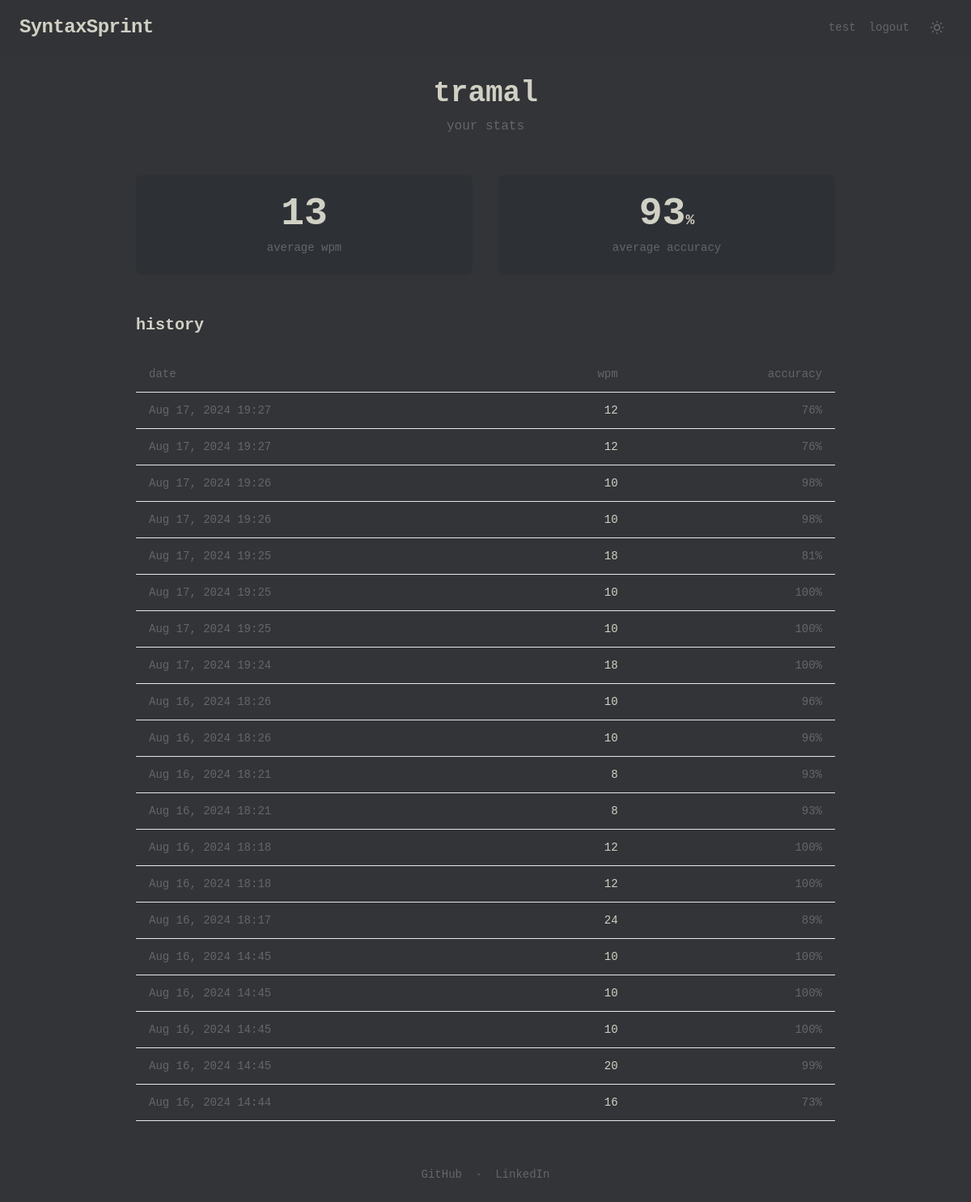
The page /profile (signed in) on the database as committed earlier.
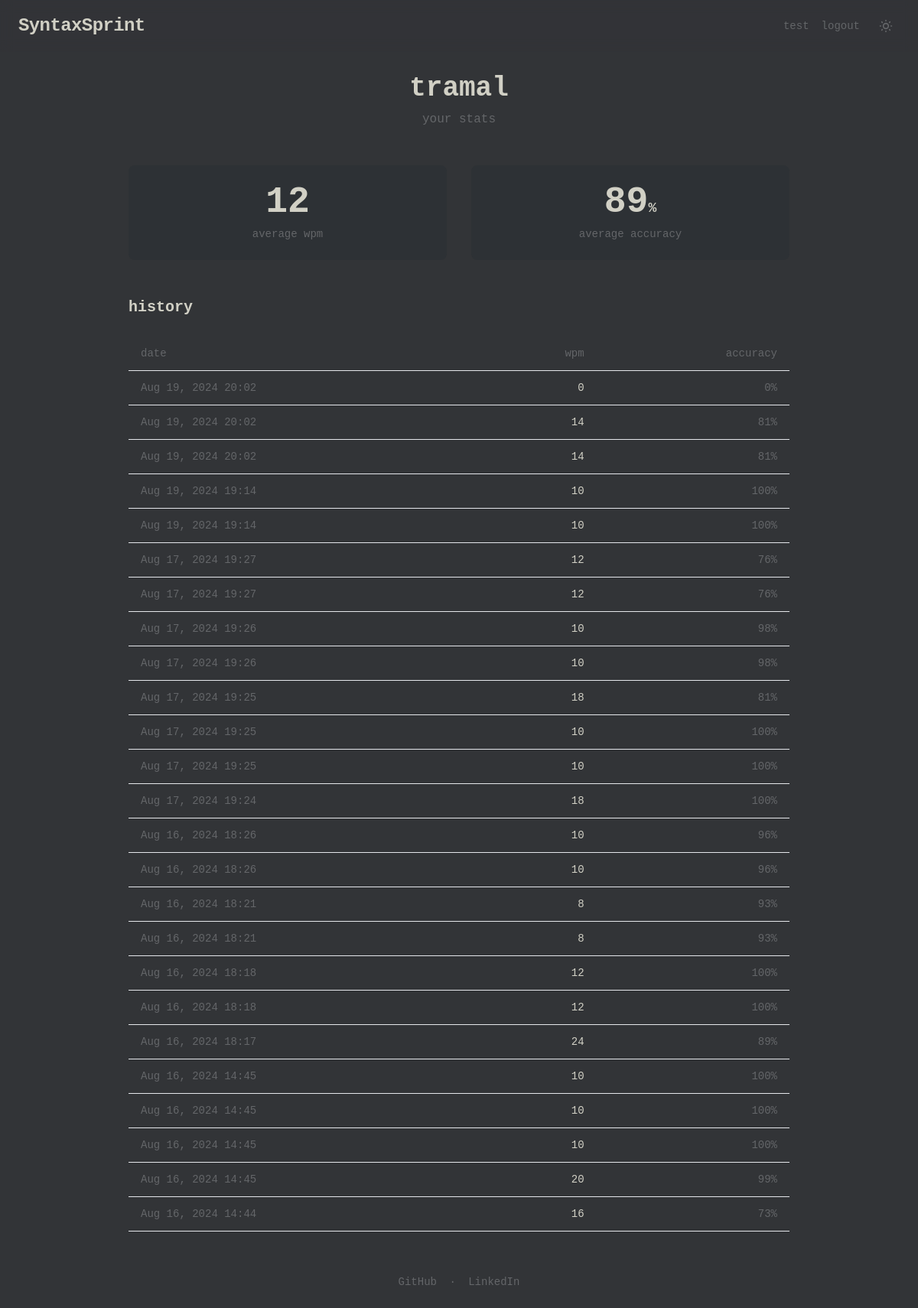
The same page on the database as committed later.
### backend/models.py (models this page shows, shortened)
class TypingTestResult(models.Model):
    user = models.ForeignKey(User, on_delete=models.CASCADE)
    wpm = models.FloatField()
    accuracy = models.FloatField()
    date = models.DateTimeField(auto_now_add=True)

### backend/views.py (the view)
# urls.py: path("profile", views.profile, name="profile"),
@login_required
def profile(request):
    results = TypingTestResult.objects.filter(
        user=request.user).order_by('-date')
    if results.exists():
        avg_wpm = results.aggregate(Avg('wpm'))['wpm__avg']
        avg_accuracy = results.aggregate(Avg('accuracy'))['accuracy__avg']
    else:
        avg_wpm = 0
        avg_accuracy = 0
    context = {
        'on_profile_page': True,
        'results': results,
        'avg_wpm': avg_wpm or 0,
        'avg_accuracy': avg_accuracy or 0,
    }
    return render(request, 'profile.html', context)

### templates/profile.html (shortened to what this page needs)
{% load static %}
<!DOCTYPE html>
<html lang="es" data-theme="dark">
<head>
  <script src="https://cdn.tailwindcss.com"></script>
  <link rel="stylesheet" href="{% static 'css/styles.css' %}">
</head>
<body class="bg-[var(--bg-primary)] text-[var(--text-sub)] font-mono min-h-screen flex flex-col transition-colors duration-200">
  <header class="fixed top-0 left-0 right-0 z-50 px-6 py-4 flex justify-between items-center">
    <a href="{% url 'index' %}" class="text-2xl font-semibold tracking-tight">
      <span class="text-[var(--text-active)]">Syntax</span><span class="text-[var(--caret)]">Sprint</span>
    </a>
    <nav class="flex items-center gap-4">
      <a href="{% url 'index' %}" class="text-sm hover:text-[var(--text-active)] transition-colors">test</a>
      <a href="{% url 'logout' %}" class="text-sm hover:text-[var(--text-active)] transition-colors">logout</a>
      <button id="theme-toggle" class="p-2 rounded-lg hover:bg-[var(--bg-secondary)] transition-colors" title="Toggle theme">
      </button>
    </nav>
  </header>
  <main class="flex-1 px-4 pt-24 pb-8 max-w-4xl mx-auto w-full">
    <div class="text-center mb-12">
      <h1 class="text-4xl font-semibold text-[var(--text-active)] mb-2">{{ user.username }}</h1>
      <p class="text-[var(--text-sub)]">your stats</p>
    </div>
    <div class="grid grid-cols-2 gap-8 mb-12">
      <div class="text-center p-6 bg-[var(--bg-secondary)] rounded-lg">
        <div class="text-5xl font-semibold text-[var(--text-active)] mb-2">{{ avg_wpm|floatformat:0 }}</div>
        <div class="text-sm text-[var(--text-sub)]">average wpm</div>
      </div>
      <div class="text-center p-6 bg-[var(--bg-secondary)] rounded-lg">
        <div class="text-5xl font-semibold text-[var(--text-active)] mb-2">{{ avg_accuracy|floatformat:0 }}<span class="text-lg">%</span></div>
        <div class="text-sm text-[var(--text-sub)]">average accuracy</div>
      </div>
    </div>
    <div>
      <h2 class="text-xl font-semibold text-[var(--text-active)] mb-6">history</h2>
      {% if results %}
      <div class="overflow-x-auto">
        <table class="w-full text-sm">
          <thead>
            <tr class="text-[var(--text-sub)] border-b border-[var(--text-sub)]/20">
              <th class="text-left py-3 px-4 font-normal">date</th>
              <th class="text-right py-3 px-4 font-normal">wpm</th>
              <th class="text-right py-3 px-4 font-normal">accuracy</th>
            </tr>
          </thead>
          <tbody>
            {% for result in results %}
            <tr class="border-b border-[var(--text-sub)]/10">
              <td class="py-3 px-4 text-[var(--text-sub)]">{{ result.date|date:"M j, Y H:i" }}</td>
              <td class="py-3 px-4 text-right text-[var(--text-active)]">{{ result.wpm|floatformat:0 }}</td>
              <td class="py-3 px-4 text-right text-[var(--text-sub)]">{{ result.accuracy|floatformat:0 }}%</td>
            </tr>
            {% endfor %}
          </tbody>
        </table>
      </div>
      {% endif %}
    </div>
  </main>
  <footer class="py-6 text-center text-sm text-[var(--text-sub)]/60">
    <a href="https://github.com/Chorexxs" target="_blank" class="hover:text-[var(--text-sub)] transition-colors">GitHub</a>
    <span class="mx-2">·</span>
    <a href="https://www.linkedin.com/in/oswaldo-fonseca-gonzalez/" target="_blank" class="hover:text-[var(--text-sub)] transition-colors">LinkedIn</a>
  </footer>
</body>
</html>

### static/css/styles.css (style rules this page uses)
:root { --bg-primary: #323437; --bg-secondary: #2d3135; --text-main: #d1d0c5; --text-sub: #646669; --text-active: #d1d0c5; --caret: #d1d0c5; --success: #9ece9a; --error: #ca4754; --error-sub: #7e3838; --header-height: 60px; }
* { box-sizing: border-box; }
html { font-size: 16px; }
header { backdrop-filter: blur(8px); background: rgba(50, 52, 55, 0.8); }
.font-mono { font-family: 'JetBrains Mono', 'Fira Code', monospace; }
button { cursor: pointer; transition: all 0.15s ease; }

Rows that differ between the two databases and show on the page:
added TypingTestResult: date "Aug 19, 2024 20:02", wpm "0", accuracy "0"
added TypingTestResult: date "Aug 19, 2024 20:02", wpm "14", accuracy "81"
added TypingTestResult: date "Aug 19, 2024 20:02", wpm "14", accuracy "81"
added TypingTestResult: date "Aug 19, 2024 19:14", wpm "10", accuracy "100"
added TypingTestResult: date "Aug 19, 2024 19:14", wpm "10", accuracy "100"
Other text that changed with them:
{{ avg_wpm|floatformat:0 }}: "13" → "12"
{{ avg_accuracy|floatformat:0 }}: "93" → "89"
